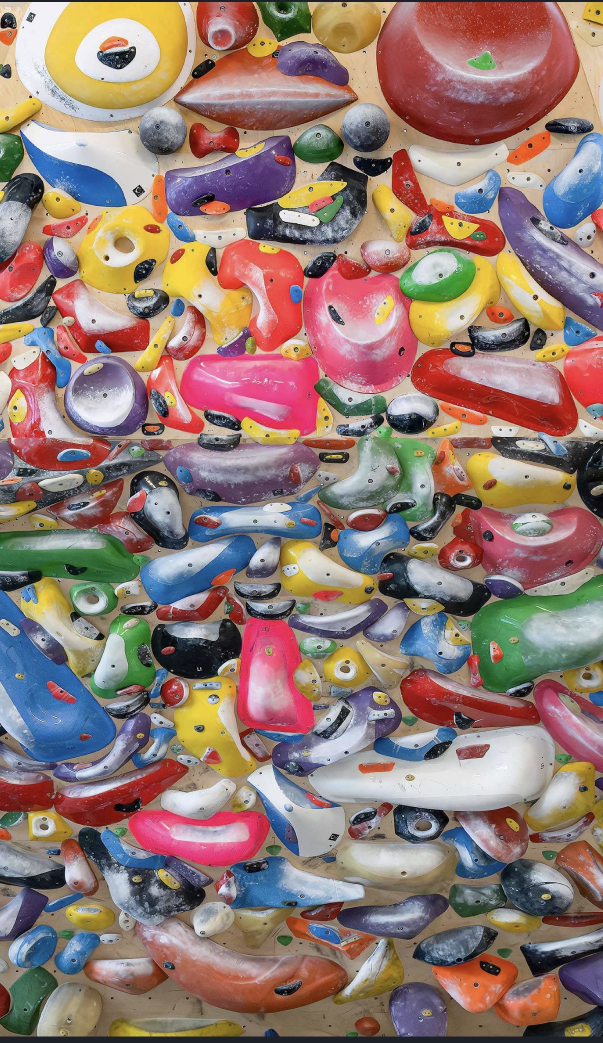
#> input picture examples/wall.jpg, 1206 x 2086 px (shown at 1/2 size)
$ python -i preprocess.py   (imports and definitions only)
#> lines starting #> are read from the running program, lines starting #| are printed output that depends on the picture
#> further down, picture is the input picture: shape (2086, 1206, 3); mean B, G, R 115.1, 122.7, 147.4
"""Stage 1 - image preparation.

Goals
-----
* Make the image resolution predictable (detectors are tuned for ~1500-2000 px).
* Reduce the influence of uneven lighting, so a hold in a shadow and the same
  hold in a bright spot produce similar descriptors.
* Suppress chalk speckle / texture without blurring real boundaries.
"""
from __future__ import annotations

import cv2
import numpy as np


def resize_long_side(bgr: np.ndarray, long_side: int) -> tuple[np.ndarray, float]:
    """Downscale so the longest side is `long_side`. Never upscales.
    Returns (image, scale) where scale = new_size / old_size."""
    h, w = bgr.shape[:2]
    scale = min(1.0, long_side / max(h, w))
    if scale == 1.0:
        return bgr, 1.0
    out = cv2.resize(bgr, (round(w * scale), round(h * scale)), interpolation=cv2.INTER_AREA)
    return out, scale


def normalize_illumination(bgr: np.ndarray, clip_limit: float = 2.0, flatten_sigma_frac: float = 0.15) -> np.ndarray:
    """Illumination normalisation that leaves chroma alone.

    1. Estimate the slowly varying illumination of the L channel with a very
       wide Gaussian and divide it out (a cheap homomorphic / retinex step).
       The sigma is large (15% of the image) so individual holds are NOT
       flattened, only wall-scale gradients such as a lamp falling off.
    2. Apply CLAHE to the corrected L channel to lift shadowed holds.
    Colour (a, b) channels are untouched, so hue stays a usable cue.
    """
#> called with clip_limit = 2, flatten_sigma_frac = 0.15
    lab = cv2.cvtColor(bgr, cv2.COLOR_BGR2LAB)
#> lab: shape (2086, 1206, 3); mean of channels 0, 1, 2 137.7, 138, 137
    L = lab[..., 0].astype(np.float32)
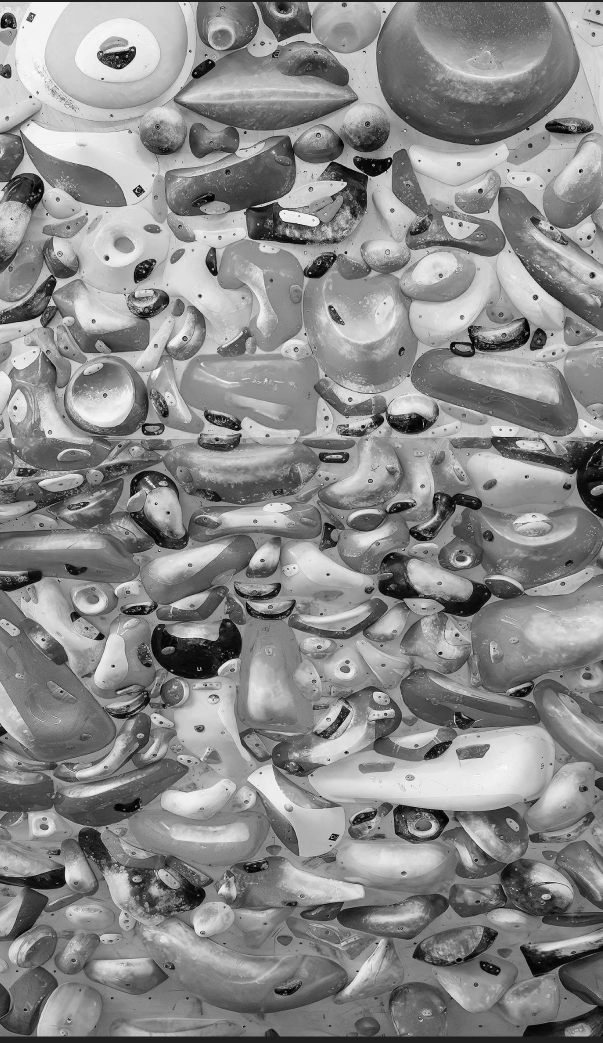
#> L: shape (2086, 1206) float32 (shown at 1/2 size); min 0, max 255, mean 137.7
    sigma = max(bgr.shape[:2]) * flatten_sigma_frac
#> sigma = 312.9
    illum = cv2.GaussianBlur(L, (0, 0), sigma)
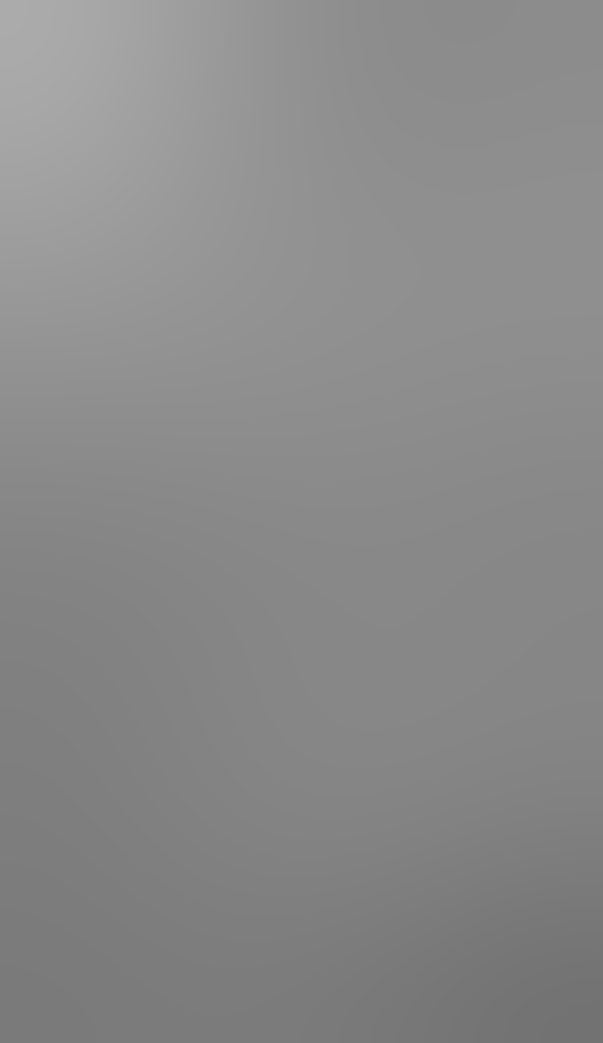
#> illum: shape (2086, 1206) float32 (shown at 1/2 size); min 114.3, max 171.4, mean 137.8
    flat = L / np.maximum(illum, 1.0) * float(illum.mean())
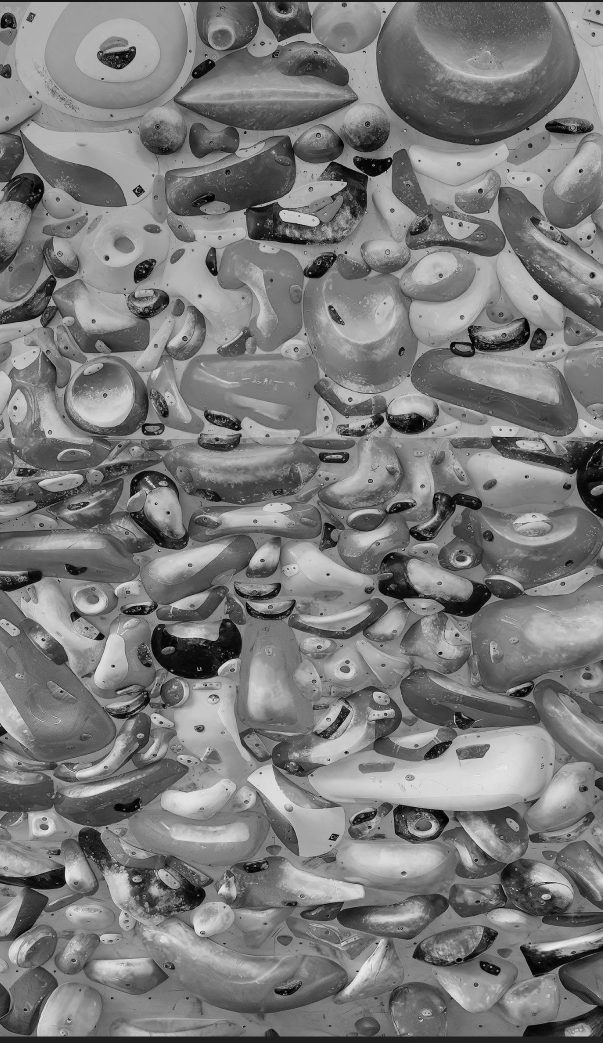
#> flat: shape (2086, 1206) float32 (shown at 1/2 size); min 0, max 285, mean 137.4; drawn with min black and max white
    flat = np.clip(flat, 0, 255).astype(np.uint8)
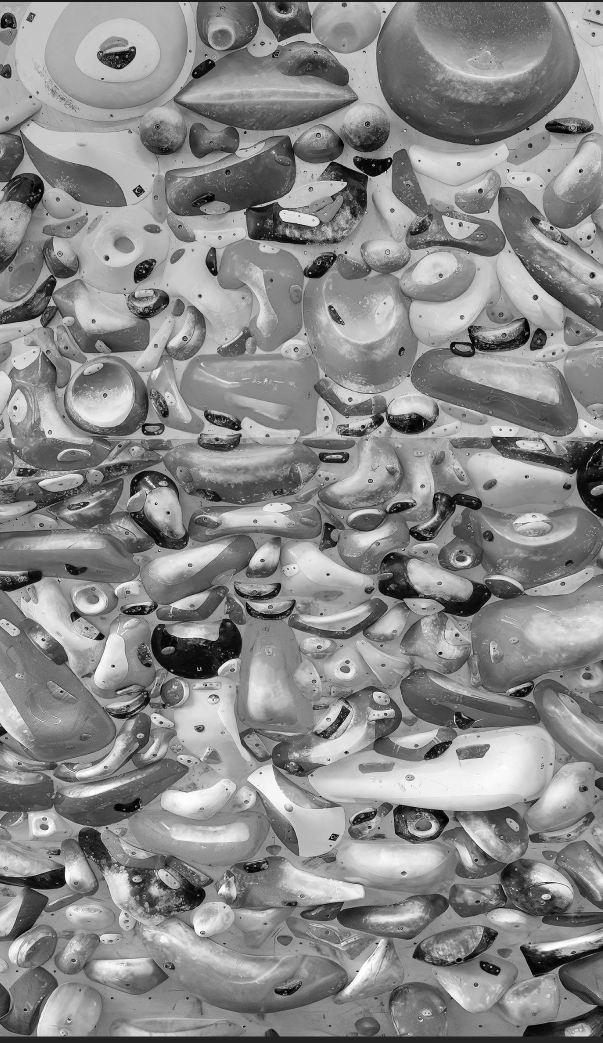
#> flat: shape (2086, 1206) (shown at 1/2 size); min 0, max 255, mean 136.9
    clahe = cv2.createCLAHE(clipLimit=clip_limit, tileGridSize=(8, 8))
    lab[..., 0] = clahe.apply(flat)
#> lab: shape (2086, 1206, 3); mean of channels 0, 1, 2 131.1, 138, 137
    return cv2.cvtColor(lab, cv2.COLOR_LAB2BGR)
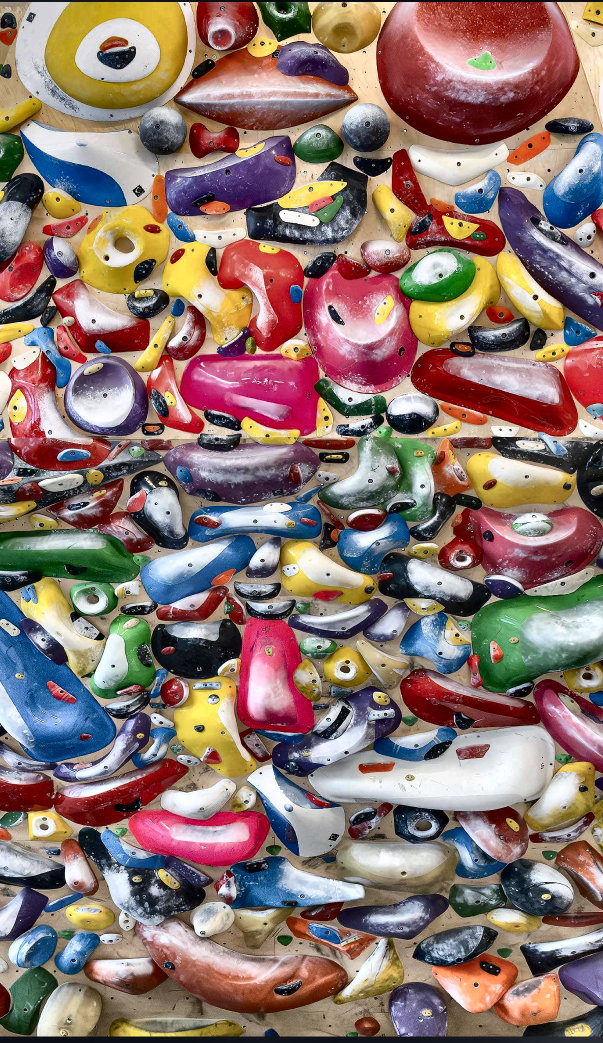
#> returned value: shape (2086, 1206, 3) (shown at 1/2 size); mean B, G, R 110.2, 117, 140.6


def edge_preserving_smooth(bgr: np.ndarray, spatial: int = 9, color: int = 16) -> np.ndarray:
    """Mean-shift filtering flattens chalk dust, plastic texture and the
    speckle on glossy holds into near-constant colour patches, while keeping
    real hold boundaries sharp."""
    return cv2.pyrMeanShiftFiltering(bgr, sp=spatial, sr=color, maxLevel=1)


# --------------------------------------------------------------------------
# Wall (plywood) colour model
# --------------------------------------------------------------------------
def estimate_wall_ab(bgr: np.ndarray) -> tuple[int, int]:
    """Estimate the (a, b) Lab colour of the bare wall surface.

    Bare plywood is the only large-ish population of pixels that is both
    mid-saturated beige and consistent in hue across the image, so we look for
    the peak of a 2-D (a, b) histogram restricted to plausible wall tones.
    Print / log the result and override it with --wall-ab if your wall is
    painted or a different material.
    """
    lab = cv2.cvtColor(cv2.GaussianBlur(bgr, (0, 0), 2), cv2.COLOR_BGR2LAB).astype(np.int32)
    L, a, b = lab[..., 0], lab[..., 1], lab[..., 2]
    m = (L > 140) & (a >= 126) & (a <= 146) & (b >= 138) & (b <= 172)
    if m.sum() < 500:
        return 133, 148  # generic birch-ply default
    hist, _, _ = np.histogram2d(a[m], b[m], bins=[np.arange(126, 148, 2), np.arange(138, 174, 2)])
    i, j = np.unravel_index(hist.argmax(), hist.shape)
    return 126 + 2 * i + 1, 138 + 2 * j + 1


def wall_fraction(lab_img: np.ndarray, mask: np.ndarray, wall_ab: tuple[int, int], tol: int = 8) -> float:
    """Fraction of `mask` pixels whose chroma is within `tol` of the wall colour."""
    px = lab_img[mask]
    if len(px) == 0:
        return 0.0
    d = np.hypot(px[:, 1].astype(np.int32) - wall_ab[0], px[:, 2].astype(np.int32) - wall_ab[1])
    return float(((d <= tol) & (px[:, 0] > 130)).mean())

>>> import cv2
>>> picture = cv2.imread('../examples/wall.jpg')
>>> result = normalize_illumination(picture)
